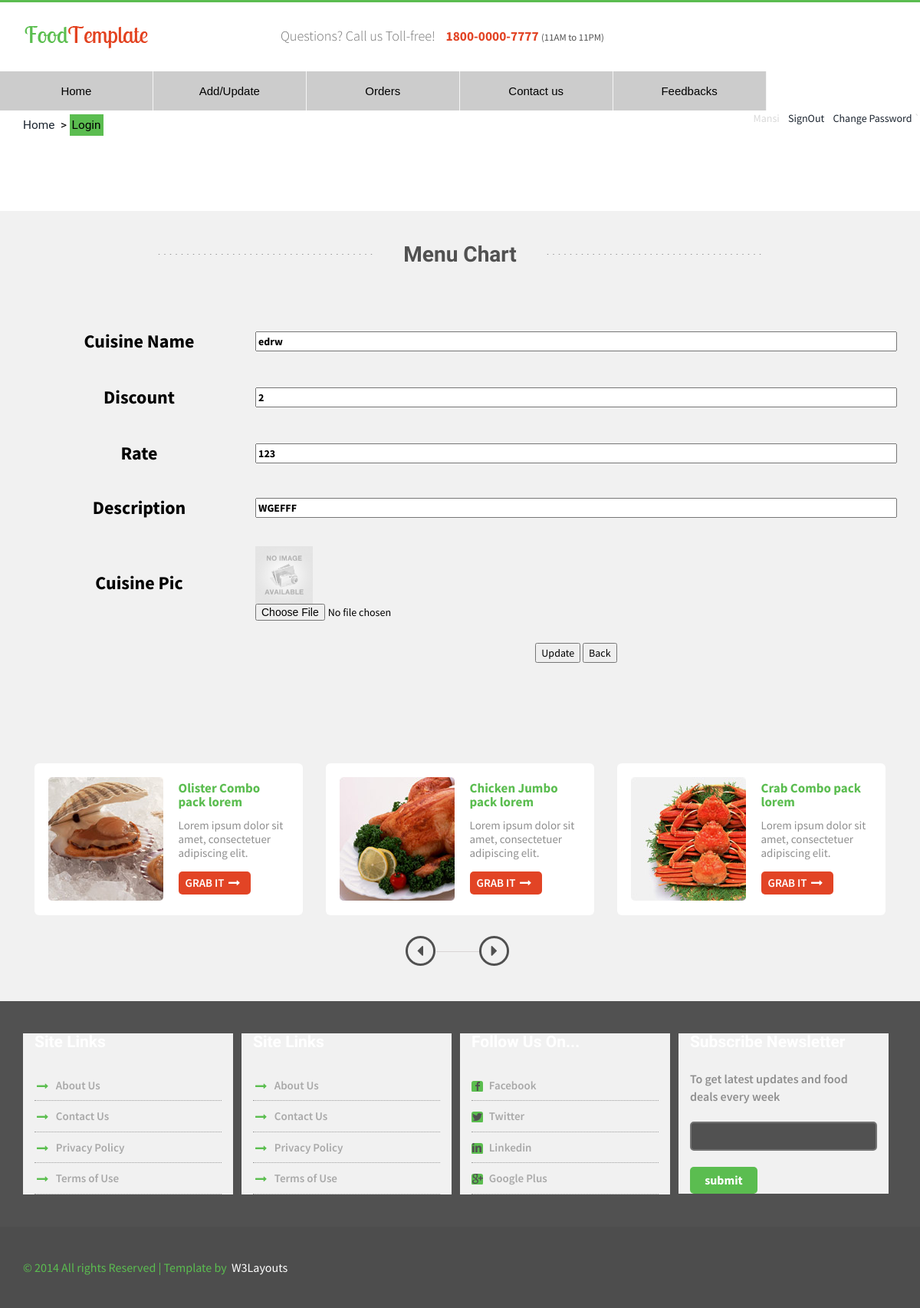
The page /updatingmenu.php?id=1059 (signed in) on the database its author committed.
### tables this page shows
CREATE TABLE `menu` (
  `rid` int(50) NOT NULL,
  `dname` varchar(100) NOT NULL,
  `description` varchar(100) NOT NULL,
  `discount` int(50) NOT NULL,
  `rate` int(50) NOT NULL,
  `dpic` varchar(100) NOT NULL,
  `pid` int(50) NOT NULL,
  `username` varchar(100) NOT NULL
);

### updatingmenu.php (the view, shortened to what this page needs)
<?php
$id=$_GET["id"];
$conn=mysqli_connect(host,un,pass,db) or die("error in connection".mysqli_connect_error());
	$q="select * from menu where pid='$id'";
	$res=mysqli_query($conn,$q) or die("Error in query" . mysqli_error($conn));
	$x=mysqli_fetch_array($res);
?>
<!DOCTYPE html>
<html>
<head>
<link href="css/bootstrap.css" rel='stylesheet' type='text/css' />
<link href="css/style.css" rel="stylesheet" type="text/css" media="all" />
<link href="css/animate.css" rel='stylesheet' type='text/css' />
</head>
<body>
	<div class="header">
		<div class="container">
			<div class="top-header">
				<div class="logo">
					<a href="index.html"><img src="images/logo.png" class="img-responsive" alt="" /></a>
				</div>
				 <?php
				include_once("ownerheader.php");
                ?></div>
	<div class="content">
	<div class="container">
		<div class="login-page">
			    <div class="dreamcrub">
			   	 <ul class="breadcrumbs">
                    <li class="home">
                       <a href="index.html" title="Go to Home Page">Home</a>&nbsp;
                       <span>&gt;</span>
                    </li>
                    <li class="women">
                       Login
                    </li>
                </ul>
			   	 <div class="clearfix"></div>
			   </div>
		   </div>
</div>
<div class="special-offers-section">
			<div class="container">
				<div class="special-offers-section-head text-center dotted-line">
					<h4>Menu Chart</h4>
					<p>&nbsp; </p>
					<form action="" method="post" enctype="multipart/form-data" name="form1">
					  <table width="100%" border="0">
					    <tr>
					      <td align="center">&nbsp;</td>
					      <td>&nbsp;</td>
				        </tr>
					    <tr>
					      <td width="29%" align="center"><strong><h3><b></h3></strong></td>
					      <td width="71%">&nbsp;</td>
				        </tr>
					    <tr>
					      <td align="center">&nbsp;</td>
					      <td>&nbsp;</td>
				        </tr>
					    <tr>
					      <td height="35" align="center"><strong>
					      <h3><b>Cuisine Name</b></h3></strong></td>
					      <td><label>
					        <input name="name" type="text" id="cname" size="100" value="<?php print $x['dname']?>">
				          </label></td>
				        </tr>
					    <tr>
					      <td height="35" align="center">&nbsp;</td>
					      <td valign="middle">&nbsp;</td>
				        </tr>
					    <tr>
					      <td height="40" align="center"><h3><strong>Discount</strong></h3></td>
					      <td><label>
					        <input name="dis" type="text" id="dis" size="100"
                             value="<?php print $x['discount']?>">
				          </label></td>
				        </tr>
					    <tr>
					      <td height="32" align="center">&nbsp;</td>
					      <td valign="middle">&nbsp;</td>
				        </tr>
					    <tr>
					      <td height="43" align="center"><h3><b>Rate</b></h3></td>
					      <td><label>
					        <input name="rate" type="text" id="rate" size="100" value="<?php 		print $x['rate']?>">
				          </label></td>
				        </tr>
					    <tr>
					      <td height="33" align="center">&nbsp;</td>
					      <td valign="middle">&nbsp;</td>
				        </tr>
					    <tr>
					      <td height="33" align="center"><h3><strong>Description</strong></h3></td>
					      <td valign="middle"><label>
					        <input name="desc" type="text" id="desc" size="100" value="<?php 		print $x['description']?>">
				          </label></td>
				        </tr>
					    <tr>
					      <td height="33" align="center">&nbsp;</td>
					      <td valign="middle">&nbsp;</td>
				        </tr>
					    <tr>
					      <td height="64" align="center"><strong>
					        <h3><b>Cuisine Pic</b></h3></strong></td>
					      <td align="left">
                          <?php
						  print "<img src='uploads/$x[dpic]' height='75'>";
						  ?>
                            <br>
					        <p>
				            <input name="img2" type="file" id="img2">
                          </p></td>
				        </tr>
					    <tr>
					      <td align="center">&nbsp;</td>
					      <td valign="middle">&nbsp;</td>
				        </tr>
					    <tr>
					      <td height="45" align="center">&nbsp;</td>
					      <td valign="middle"><input type="submit" name="update" id="update" value="Update">
				          <input type="submit" name="back" id="back" value="Back"></td>
				        </tr>
					    <tr>
					      <td align="center">&nbsp;</td>
					      <td valign="middle">&nbsp;</td>
				        </tr>
					    <tr>
					      <td align="center">&nbsp;</td>
					      <td valign="middle">
                          </td>
				        </tr>
				      </table>
			      </form>
					<p>&nbsp; </p>
			      <h3>&nbsp;</h3>
</div>
				<div class="special-offers-section-grids">
				 <div class="m_3"><span class="middle-dotted-line"> </span> </div>
				   <div class="container">
					  <ul id="flexiselDemo3">
						<li>
							<div class="offer">
								<div class="offer-image">
									<img src="images/p1.jpg" class="img-responsive" alt=""/>
								</div>
								<div class="offer-text">
									<h4>Olister Combo pack lorem</h4>
									<p>Lorem ipsum dolor sit amet, consectetuer adipiscing elit. </p>
									<input type="button" value="Grab It">
									<span></span>
								</div>
								<div class="clearfix"></div>
							</div>
						</li>
						<li>
							<div class="offer">
								<div class="offer-image">
									<img src="images/p2.jpg" class="img-responsive" alt=""/>
								</div>
								<div class="offer-text">
									<h4>Chicken Jumbo pack lorem</h4>
									<p>Lorem ipsum dolor sit amet, consectetuer adipiscing elit. </p>
									<input type="button" value="Grab It">
									<span></span>
								</div>
								<div class="clearfix"></div>
							</div>
						</li>
						<li>
							<div class="offer">
								<div class="offer-image">
									<img src="images/p3.jpg" class="img-responsive" alt=""/>
								</div>
								<div class="offer-text">
									<h4>Crab Combo pack lorem</h4>
									<p>Lorem ipsum dolor sit amet, consectetuer adipiscing elit. </p>
									<input type="button" value="Grab It">
									<span></span>
								</div>
								<div class="clearfix"></div>
								</div>
						</li>
					 </ul>
				</div>
			</div>
		</div>
		</div>
		<div class="contact-section" id="contact">
			<div class="container">
				<div class="contact-section-grids">
					<div class="col-md-3 contact-section-grid">
						<h4>Site Links</h4>
						<ul>
							<li><i class="point"></i></li>
							<li class="data"><a href="#">About Us</a></li>
						</ul>
						<ul>
							<li><i class="point"></i></li>
							<li class="data"><a href="#">Contact Us</a></li>
						</ul>
						<ul>
							<li><i class="point"></i></li>
							<li class="data"><a href="#">Privacy Policy</a></li>
						</ul>
						<ul>
							<li><i class="point"></i></li>
							<li class="data"><a href="#">Terms of Use</a></li>
						</ul>
					</div>
					<div class="col-md-3 contact-section-grid">
						<h4>Site Links</h4>
						<ul>
							<li><i class="point"></i></li>
							<li class="data"><a href="#">About Us</a></li>
						</ul>
						<ul>
							<li><i class="point"></i></li>
							<li class="data"><a href="#">Contact Us</a></li>
						</ul>
						<ul>
							<li><i class="point"></i></li>
							<li class="data"><a href="#">Privacy Policy</a></li>
						</ul>
						<ul>
							<li><i class="point"></i></li>
							<li class="data"><a href="#">Terms of Use</a></li>
						</ul>
					</div>
					<div class="col-md-3 contact-section-grid">
						<h4>Follow Us On...</h4>
						<ul>
							<li><i class="fb"></i></li>
							<li class="data"> <a href="#">  Facebook</a></li>
						</ul>
						<ul>
							<li><i class="tw"></i></li>
							<li class="data"> <a href="#">Twitter</a></li>
						</ul>
						<ul>
							<li><i class="in"></i></li>
							<li class="data"><a href="#"> Linkedin</a></li>
						</ul>
						<ul>
							<li><i class="gp"></i></li>
							<li class="data"><a href="#">Google Plus</a></li>
						</ul>
					</div>
					<div class="col-md-3 contact-section-grid nth-grid">
						<h4>Subscribe Newsletter</h4>
						<p>To get latest updates and food deals every week</p>
						<input type="text" class="text" value="" onfocus="this.value = '';" onblur="if (this.value == '') {this.value = '';}">
						<input type="submit" value="submit">
						</div>
				</div>
			</div>
		</div>
	</div>
	<div class="footer">
		<div class="container">
			<p class="wow fadeInLeft" data-wow-delay="0.4s">&copy; 2014  All rights  Reserved | Template by &nbsp;<a href="http://w3layouts.com" target="target_blank">W3Layouts</a></p>
		</div>
	</div>
</body>
</html>

### rows shown on the page
menu: name "edrw", dis "2", rate "123", desc "WGEFFF", dpic (placeholder picture)

### other values the page prints
$_SESSION['n'] "Mansi"
